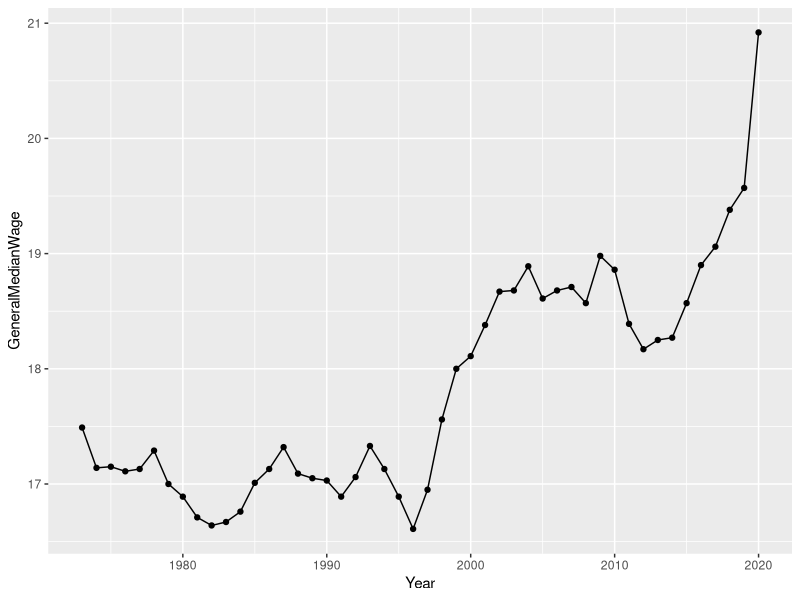
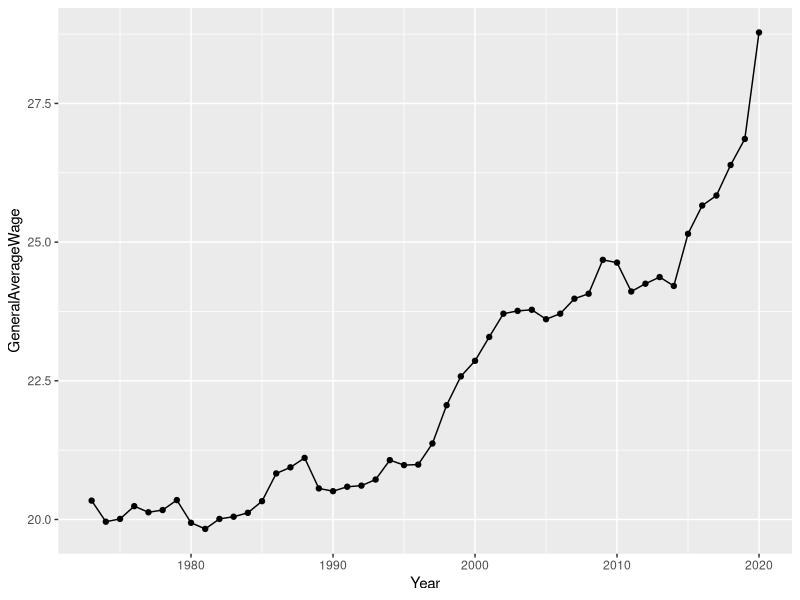

Write R code to recreate these figures, in order.
## ---- chunk 1
library(readxl)
DatasetForRProject <- read_excel("DatasetForRProject.xlsx")
## ---- chunk 2
summary(DatasetForRProject)
## ---- chunk 3
library(ggplot2)
ggplot(data=DatasetForRProject, aes(x=Year, y=GeneralMedianWage, group=1)) +
  geom_line()+
  geom_point()
ggplot(data=DatasetForRProject, aes(x=Year, y=GeneralAverageWage, group=1)) +
  geom_line()+
  geom_point()
## ---- chunk 4
library(Hmisc)
flattenCorrMatrix <- function(cormat, pmat) {
  ut <- upper.tri(cormat)
  data.frame(
    row = rownames(cormat)[row(cormat)[ut]],
    column = rownames(cormat)[col(cormat)[ut]],
    cor  =(cormat)[ut],
    p = pmat[ut]
    )
}
res2<-rcorr(as.matrix(DatasetForRProject[,1:9]))
Corr <-flattenCorrMatrix(res2$r, res2$P)
Corr[ , c("row", "column","cor")]    
## ---- chunk 5
knitr::opts_chunk$set(echo = FALSE)
